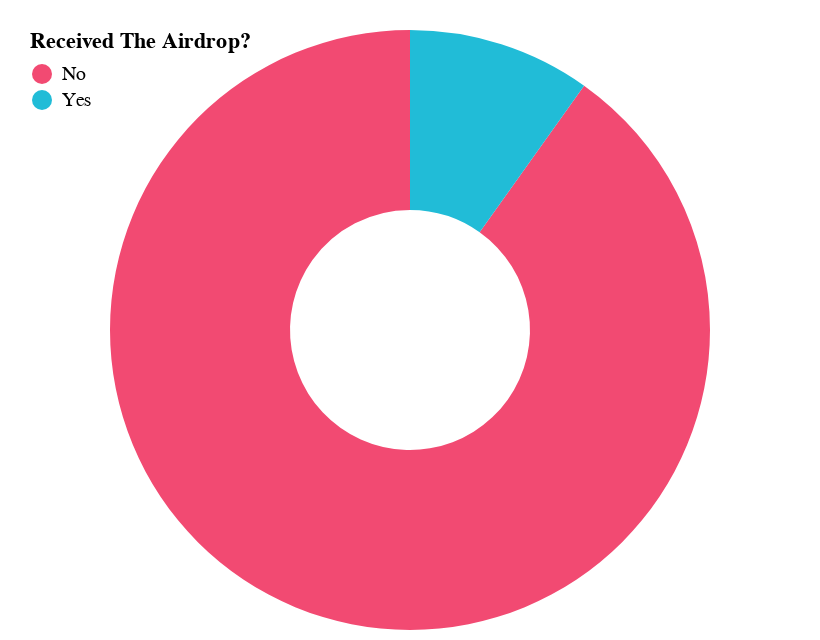

This figure's notebook cell:
### Code cell
cp.user_distr_pie(dp.lbp_from_airdrop, dp.lbp_from_airdrop.columns)

### Figure 1 — Vega-Lite specification as saved in the notebook (floating-point values rounded to 4 significant figures)
{"config": {"view": {"continuousWidth": 400, "continuousHeight": 300, "strokeOpacity": 0}}, "data": {"name": "data-3637aec4854c4b868d96a67685fae767"}, "mark": {"type": "arc", "innerRadius": 60}, "encoding": {"color": {"field": "Received The Airdrop?", "legend": {"direction": "vertical", "legendY": -10, "orient": "none", "padding": 10}, "scale": {"domain": ["No", "Yes"], "range": ["#F24A72", "#21bcd7"]}, "type": "nominal"}, "theta": {"field": "Number of Users", "type": "quantitative"}}, "$schema": "https://vega.github.io/schema/vega-lite/v4.17.0.json", "datasets": {"data-3637aec4854c4b868d96a67685fae767": [{"Number of Users": 6496, "Received The Airdrop?": "No"}, {"Number of Users": 710, "Received The Airdrop?": "Yes"}]}}
